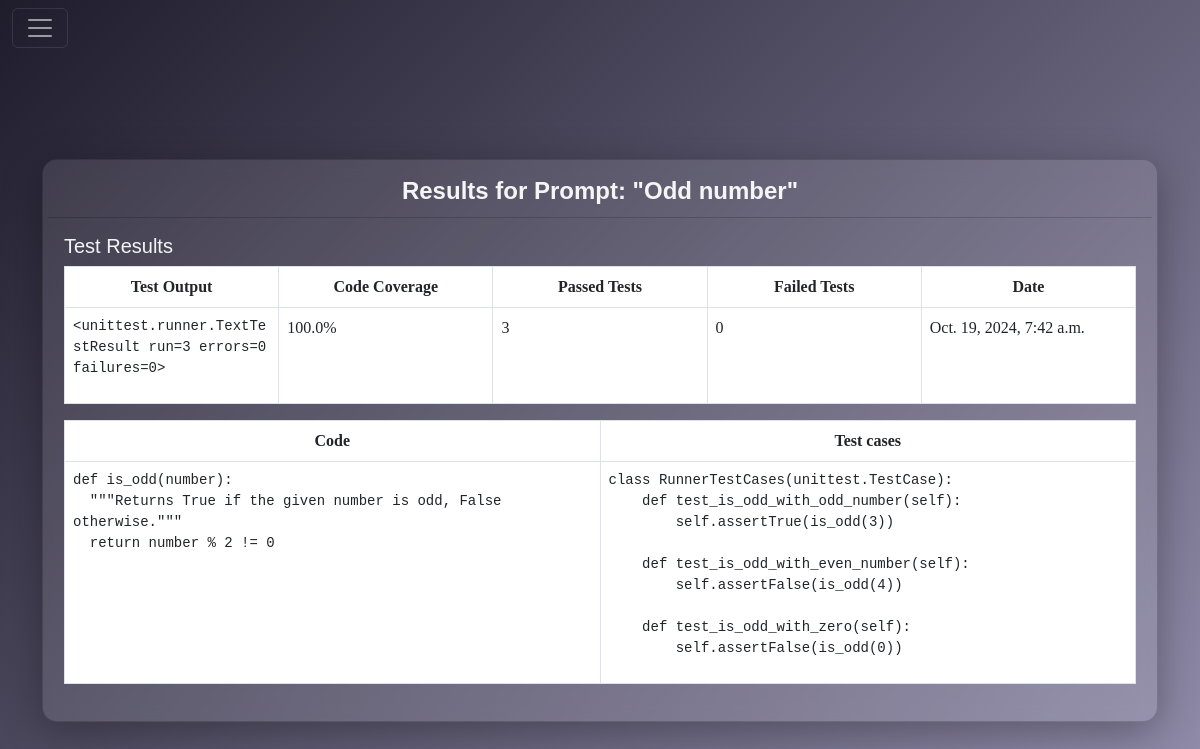
/results/77/, run on an earlier commit of the app's database.
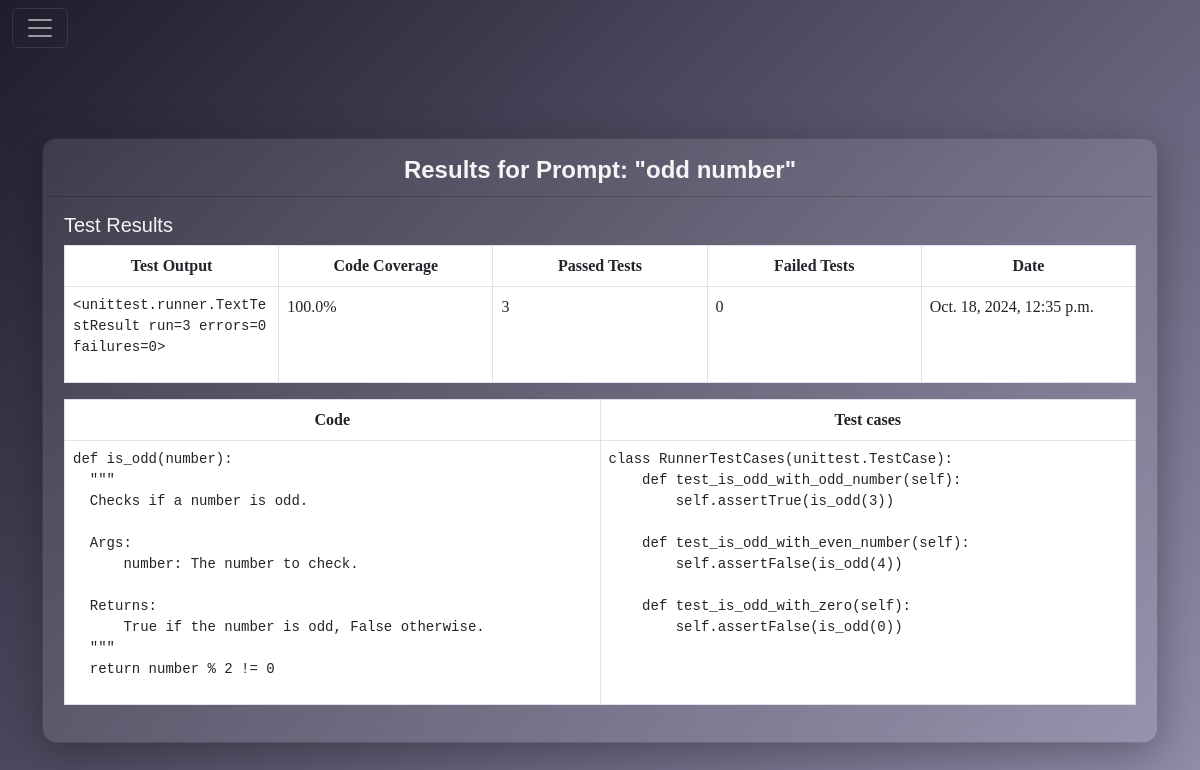
And on a later commit of the database.
### testflow/models.py (models this page shows, shortened)
class Prompt(models.Model):
    user = models.ForeignKey(User, on_delete=models.CASCADE)
    prompt_text = models.TextField()
    created_at = models.DateTimeField(auto_now_add=True)

class TestResult(models.Model):
    prompt = models.ForeignKey(Prompt, on_delete=models.CASCADE)
    test_output = models.TextField()
    coverage = models.FloatField()
    passed_tests = models.IntegerField()
    failed_tests = models.IntegerField()
    created_at = models.DateTimeField(auto_now_add=True)
    code = models.TextField()
    test_cases = models.TextField()

### testflow/views.py (the view)
# urls.py: path("results/<int:prompt_id>/", views.prompt_results, name="prompt_results"),
def prompt_results(request, prompt_id):
    prompt = get_object_or_404(Prompt, id=prompt_id)
    results = TestResult.objects.filter(prompt=prompt).order_by("-created_at")
    return render(
        request, "prompt_results.html", {"prompt": prompt, "results": results}
    )

### templates/prompt_results.html (shortened to what this page needs)
{% extends 'base.html' %}
{% block content %}
<div class="card">
    <div class="card-header">
        Results for Prompt: "{{ prompt.prompt_text }}"
    </div>
    <div class="card-body">
        <h5 class="card-title">Test Results</h5>
        <table class="table table-bordered">
            <thead>
                <tr>
                    <th>Test Output</th>
                    <th>Code Coverage</th>
                    <th>Passed Tests</th>
                    <th>Failed Tests</th>
                    <th>Date</th>
                </tr>
            </thead>
            <tbody>
                {% for result in results %}
                <tr>
                    <td>
                        <pre>{{ result.test_output }}</pre>
                    </td>
                    <td>{{ result.coverage }}%</td>
                    <td>{{ result.passed_tests }}</td>
                    <td>{{ result.failed_tests }}</td>
                    <td>{{ result.created_at }}</td>
                </tr>
                {% empty %}
                <tr>
                    <td colspan="5">No results found.</td>
                </tr>
                {% endfor %}
            </tbody>
        </table>
        <table class="table table-bordered">
            <thead>
                <tr>
                    <th>
                        Code
                    </th>
                    <th>
                        Test cases
                    </th>
                </tr>
            </thead>
            <tbody>
                {% for result in results %}
                <tr>
                    <td>
                        <pre>{{ result.code }}</pre>
                    </td>
                    <td>
                        <pre>{{ result.test_cases }}</pre>
                    </td>
                </tr>
                {% empty %}
                <tr>
                    <td colspan="2">No code found.</td>
                </tr>
                {% endfor %}
            </tbody>
        </table>
    </div>
</div>
{% endblock %}

### templates/base.html (shortened to what this page needs)
<!DOCTYPE html>
{% load static %}
<html lang="en">
<head>
    <link href="https://cdn.jsdelivr.net/npm/bootstrap@5.3.0-alpha3/dist/css/bootstrap.min.css" rel="stylesheet">
    <link rel="stylesheet" href="{% static 'stylesheet/color.css' %}">
</head>
<body>
    <nav class="navbar bg-body-primary fixed-top" data-bs-theme="dark">
        <div class="container-fluid">
            <button class="navbar-toggler" type="button" data-bs-toggle="offcanvas" data-bs-target="#offcanvasNavbar"
                aria-controls="offcanvasNavbar" aria-label="Toggle navigation">
                <span class="navbar-toggler-icon"></span>
            </button>
        </div>
    </nav>
    <div class="container" style="margin-top: 5rem;">
        {% block content %}
        {% endblock %}
    </div>
</body>
</html>

### testflow/static/stylesheet/color.css (style rules this page uses)
:root { --primary-color-one: #1f1c2c; --primary-color-two: #928dab; --secondary-color: #ffffff1a; --background-color: linear-gradient(135deg, #1f1c2c, #928dab); --text-color: #ffffff; --error-color: #fb8989; --success-color: #9cfb89; --warning-color: #fbeb89; --info-color: #89defb; --box-shadow: 0px 10px 40px rgba(0, 0, 0, 0.3); --border-primary-color: 1px solid #fff; --border-focus-color: 1px solid #ff00ff; --secondary-border: 1px solid #00b5a6; --input-primary-color: #ffffff33; --input-focus-color: #f5f5f5d3; --button-primary-color: #ff00ff; --button-secondary-color: #cc00cc; --disabled-button-color: #920092; --second-button-color: #02cebd; --second-button-hover-color: #00b5a6; }

### templates/base.html (style rules this page uses)
html, body { overflow-x: hidden; }
body { background: var(--background-color); font-family: 'Poppins', sans-serif; color: var(--text-color); display: flex; justify-content: center; align-items: center; height: 100vh; margin: 0; }

### templates/prompt_results.html (style rules this page uses)
.card { color: whitesmoke; background: rgba(255, 255, 255, 0.1); backdrop-filter: blur(10px); padding: 30px; border-radius: 15px; box-shadow: 0px 10px 40px rgba(0, 0, 0, 0.3); width: 100%; animation: fadeIn 1s ease-in-out; }
.card { margin: 20px auto; padding: 5px; }
.card-header { background: transparent; font-size: 1.5em; font-weight: bold; text-align: center; }
table { width: 100%; border-collapse: collapse; background-color: aliceblue; text-align: center; font-family: 'Times New Roman', Times, serif; table-layout: fixed; }
table tbody { background-color: aliceblue; text-align: left; font-family: 'Times New Roman', Times, serif; }
pre { white-space: pre-wrap; word-wrap: break-word; }

What changed in the data, as far as the page shows it:
changed Prompt: prompt_text "Odd number" → "odd number"
changed TestResult "<unittest.runner.TextTestResult run=3 errors=0 failures=0>…": created_at "Oct. 19, 2024, 7:42 a.m." → "Oct. 18, 2024, 12:35 p.m."; code "def is_odd(number): \"\"\"Returns True if the given number is odd, False otherwise.\"\"\" return number % 2 != 0" → "def is_odd(number): \"\"\" Checks if a number is odd. Args: number: The number to check. Returns: True if the number is odd, False otherwise. \"\"\" return number % 2…"
